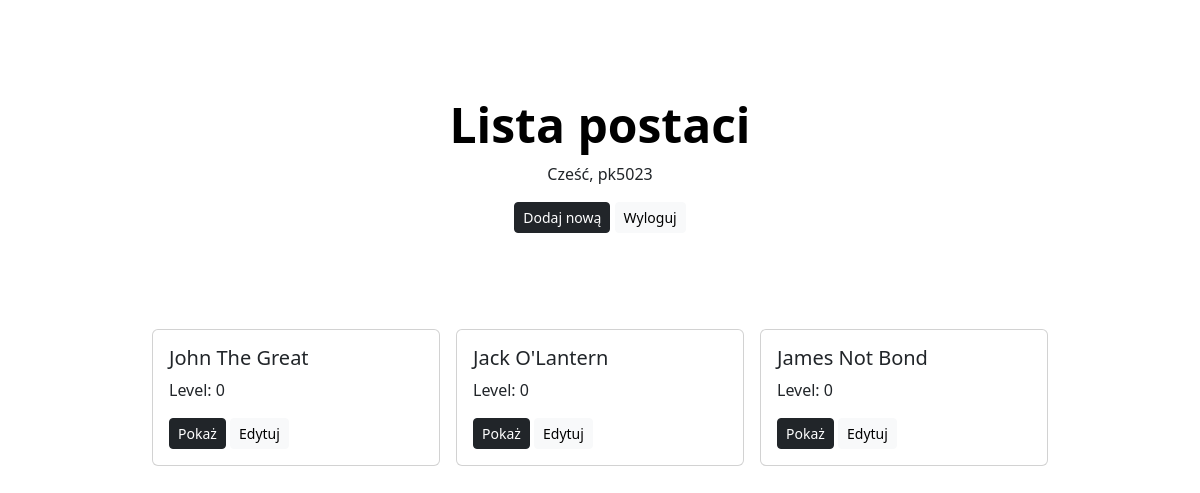
/character/ (signed in), run on an earlier commit of the app's database.
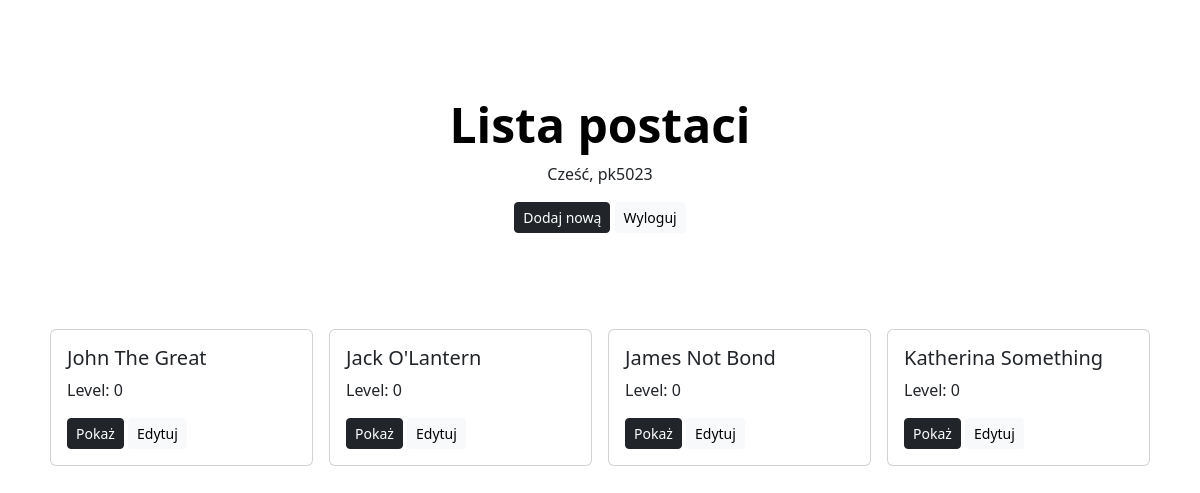
And on a later commit of the database.
### character/models.py (models this page shows, shortened)
class Character(models.Model):
    name = models.CharField(max_length=100)
    last_name = models.CharField(max_length=100)
    race = models.CharField(max_length=50)
    characterClass = models.CharField(max_length=50)
    level = models.IntegerField()
    def getName(self):
        return self.name + " " + self.last_name

### character/views.py (the view)
# urls.py: path("", views.index, name="index"),
def index(request):
    if request.user.is_authenticated == False:
        return redirect("user:login")
    else:
        characters = Character.objects.all()
        return render(request, "character/index.html", {"list": characters, "user": request.user})

### character/templates/character/index.html (shortened to what this page needs)
{% extends "base.html" %}
{% block content %}
<div class="px-4 py-5 my-5 text-center">
    <h1 class="display-5 fw-bold text-body-emphasis">Lista postaci</h1>
    <p>Cześć, {{user.username}}</p>
    <a href="{% url 'character:create' %}}" class="btn btn-sm btn-dark">Dodaj nową</a>
    <a href="{% url 'user:logout' %}" class="btn btn-sm btn-light">Wyloguj</a>
</div>
<div class="container d-flex flex-row justify-content-center">
    {% for character in list %}
    <div class="card mx-2" style="width: 18rem;">
        <div class="card-body">
            <h5 class="card-title">{{ character.getName }}</h5>
            <p class="card-text">Level: 0</p>
            <a href="{% url 'character:detail' character.id %}" class="btn btn-sm btn-dark">Pokaż</a>
            <a href="{% url 'character:detail' character.id %}" class="btn btn-sm btn-light">Edytuj</a>
        </div>
    </div>
    {% endfor %}
</div>
{% endblock %}

### templates/base.html (shortened to what this page needs)
<!DOCTYPE html>
<html lang="en">
<head>
    <link href="https://cdn.jsdelivr.net/npm/bootstrap@5.3.2/dist/css/bootstrap.min.css" rel="stylesheet">
</head>
<body>
{% block content %}{% endblock %}
</body>
</html>

What changed in the data, as far as the page shows it:
added Character: getName "Katherina Something"
